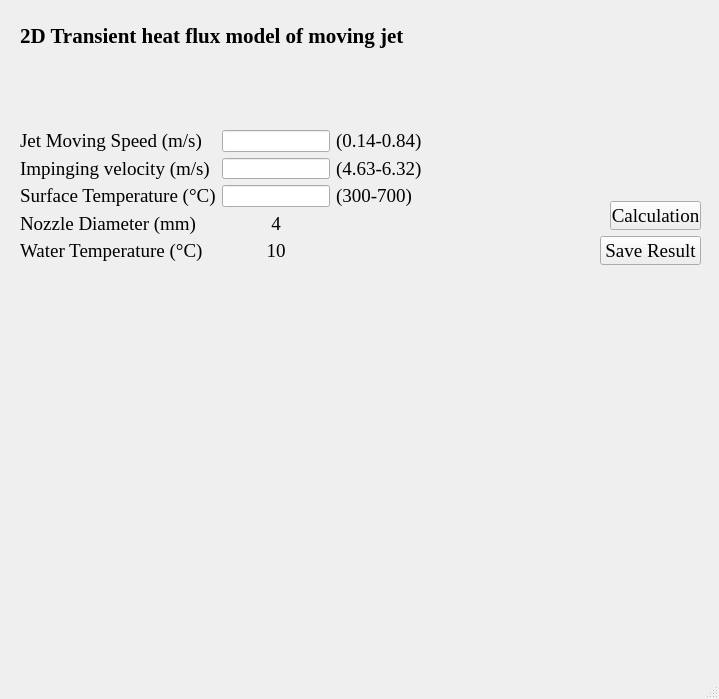
<?xml version="1.0" encoding="UTF-8"?>
<ui version="4.0">
 <class>MainWindow</class>
 <widget class="QMainWindow" name="MainWindow">
  <property name="geometry">
   <rect>
    <x>0</x>
    <y>0</y>
    <width>719</width>
    <height>699</height>
   </rect>
  </property>
  <property name="windowTitle">
   <string>MainWindow</string>
  </property>
  <widget class="QWidget" name="centralwidget">
   <widget class="QWidget" name="widget" native="true">
    <property name="geometry">
     <rect>
      <x>20</x>
      <y>290</y>
      <width>681</width>
      <height>361</height>
     </rect>
    </property>
   </widget>
   <widget class="QPushButton" name="pushButton">
    <property name="geometry">
     <rect>
      <x>610</x>
      <y>201</y>
      <width>91</width>
      <height>29</height>
     </rect>
    </property>
    <property name="font">
     <font>
      <family>Times New Roman</family>
      <pointsize>14</pointsize>
     </font>
    </property>
    <property name="text">
     <string>Calculation</string>
    </property>
   </widget>
   <widget class="QPushButton" name="pushButton_2">
    <property name="geometry">
     <rect>
      <x>600</x>
      <y>236</y>
      <width>101</width>
      <height>29</height>
     </rect>
    </property>
    <property name="font">
     <font>
      <family>Times New Roman</family>
      <pointsize>14</pointsize>
     </font>
    </property>
    <property name="text">
     <string>Save Result</string>
    </property>
   </widget>
   <widget class="QLabel" name="label_4">
    <property name="geometry">
     <rect>
      <x>570</x>
      <y>10</y>
      <width>131</width>
      <height>111</height>
     </rect>
    </property>
    <property name="text">
     <string/>
    </property>
    <property name="pixmap">
     <pixmap>../ahut.jpg</pixmap>
    </property>
    <property name="scaledContents">
     <bool>true</bool>
    </property>
   </widget>
   <widget class="QLabel" name="label_7">
    <property name="geometry">
     <rect>
      <x>20</x>
      <y>20</y>
      <width>481</width>
      <height>31</height>
     </rect>
    </property>
    <property name="font">
     <font>
      <family>Times New Roman</family>
      <pointsize>16</pointsize>
      <weight>75</weight>
      <italic>false</italic>
      <bold>true</bold>
     </font>
    </property>
    <property name="text">
     <string>2D Transient heat flux model of moving jet</string>
    </property>
   </widget>
   <widget class="QWidget" name="layoutWidget">
    <property name="geometry">
     <rect>
      <x>20</x>
      <y>130</y>
      <width>424</width>
      <height>131</height>
     </rect>
    </property>
    <layout class="QGridLayout" name="gridLayout">
     <item row="0" column="0">
      <widget class="QLabel" name="label">
       <property name="font">
        <font>
         <family>Times New Roman</family>
         <pointsize>14</pointsize>
        </font>
       </property>
       <property name="text">
        <string>Jet Moving Speed (m/s)</string>
       </property>
      </widget>
     </item>
     <item row="0" column="1">
      <widget class="QLineEdit" name="lineEdit"/>
     </item>
     <item row="1" column="0">
      <widget class="QLabel" name="label_2">
       <property name="font">
        <font>
         <family>Times New Roman</family>
         <pointsize>14</pointsize>
        </font>
       </property>
       <property name="text">
        <string>Impinging velocity (m/s)</string>
       </property>
      </widget>
     </item>
     <item row="1" column="1">
      <widget class="QLineEdit" name="lineEdit_2"/>
     </item>
     <item row="2" column="0">
      <widget class="QLabel" name="label_3">
       <property name="font">
        <font>
         <family>Times New Roman</family>
         <pointsize>14</pointsize>
        </font>
       </property>
       <property name="text">
        <string>Surface Temperature (°C)</string>
       </property>
      </widget>
     </item>
     <item row="2" column="1">
      <widget class="QLineEdit" name="lineEdit_3"/>
     </item>
     <item row="3" column="0">
      <widget class="QLabel" name="label_5">
       <property name="font">
        <font>
         <family>Times New Roman</family>
         <pointsize>14</pointsize>
        </font>
       </property>
       <property name="text">
        <string>Nozzle Diameter (mm)</string>
       </property>
      </widget>
     </item>
     <item row="3" column="1">
      <widget class="QLabel" name="label_6">
       <property name="font">
        <font>
         <family>Times New Roman</family>
         <pointsize>14</pointsize>
        </font>
       </property>
       <property name="text">
        <string>4</string>
       </property>
       <property name="alignment">
        <set>Qt::AlignCenter</set>
       </property>
      </widget>
     </item>
     <item row="4" column="0">
      <widget class="QLabel" name="label_9">
       <property name="font">
        <font>
         <family>Times New Roman</family>
         <pointsize>14</pointsize>
        </font>
       </property>
       <property name="text">
        <string>Water Temperature (°C)</string>
       </property>
      </widget>
     </item>
     <item row="4" column="1">
      <widget class="QLabel" name="label_8">
       <property name="sizePolicy">
        <sizepolicy hsizetype="Preferred" vsizetype="Preferred">
         <horstretch>0</horstretch>
         <verstretch>0</verstretch>
        </sizepolicy>
       </property>
       <property name="font">
        <font>
         <family>Times New Roman</family>
         <pointsize>14</pointsize>
        </font>
       </property>
       <property name="text">
        <string>10</string>
       </property>
       <property name="alignment">
        <set>Qt::AlignCenter</set>
       </property>
      </widget>
     </item>
     <item row="4" column="2">
      <spacer name="horizontalSpacer_5">
       <property name="orientation">
        <enum>Qt::Horizontal</enum>
       </property>
       <property name="sizeHint" stdset="0">
        <size>
         <width>40</width>
         <height>20</height>
        </size>
       </property>
      </spacer>
     </item>
     <item row="0" column="2">
      <widget class="QLabel" name="label_10">
       <property name="font">
        <font>
         <family>Times New Roman</family>
         <pointsize>14</pointsize>
        </font>
       </property>
       <property name="text">
        <string>(0.14-0.84)</string>
       </property>
      </widget>
     </item>
     <item row="1" column="2">
      <widget class="QLabel" name="label_11">
       <property name="font">
        <font>
         <family>Times New Roman</family>
         <pointsize>14</pointsize>
        </font>
       </property>
       <property name="text">
        <string>(4.63-6.32)</string>
       </property>
      </widget>
     </item>
     <item row="3" column="2">
      <spacer name="horizontalSpacer_4">
       <property name="orientation">
        <enum>Qt::Horizontal</enum>
       </property>
       <property name="sizeHint" stdset="0">
        <size>
         <width>40</width>
         <height>20</height>
        </size>
       </property>
      </spacer>
     </item>
     <item row="2" column="2">
      <widget class="QLabel" name="label_12">
       <property name="font">
        <font>
         <family>Times New Roman</family>
         <pointsize>14</pointsize>
        </font>
       </property>
       <property name="text">
        <string>(300-700)</string>
       </property>
      </widget>
     </item>
    </layout>
   </widget>
  </widget>
  <widget class="QMenuBar" name="menubar">
   <property name="geometry">
    <rect>
     <x>0</x>
     <y>0</y>
     <width>719</width>
     <height>23</height>
    </rect>
   </property>
  </widget>
  <widget class="QStatusBar" name="statusbar"/>
 </widget>
 <resources/>
 <connections/>
</ui>
